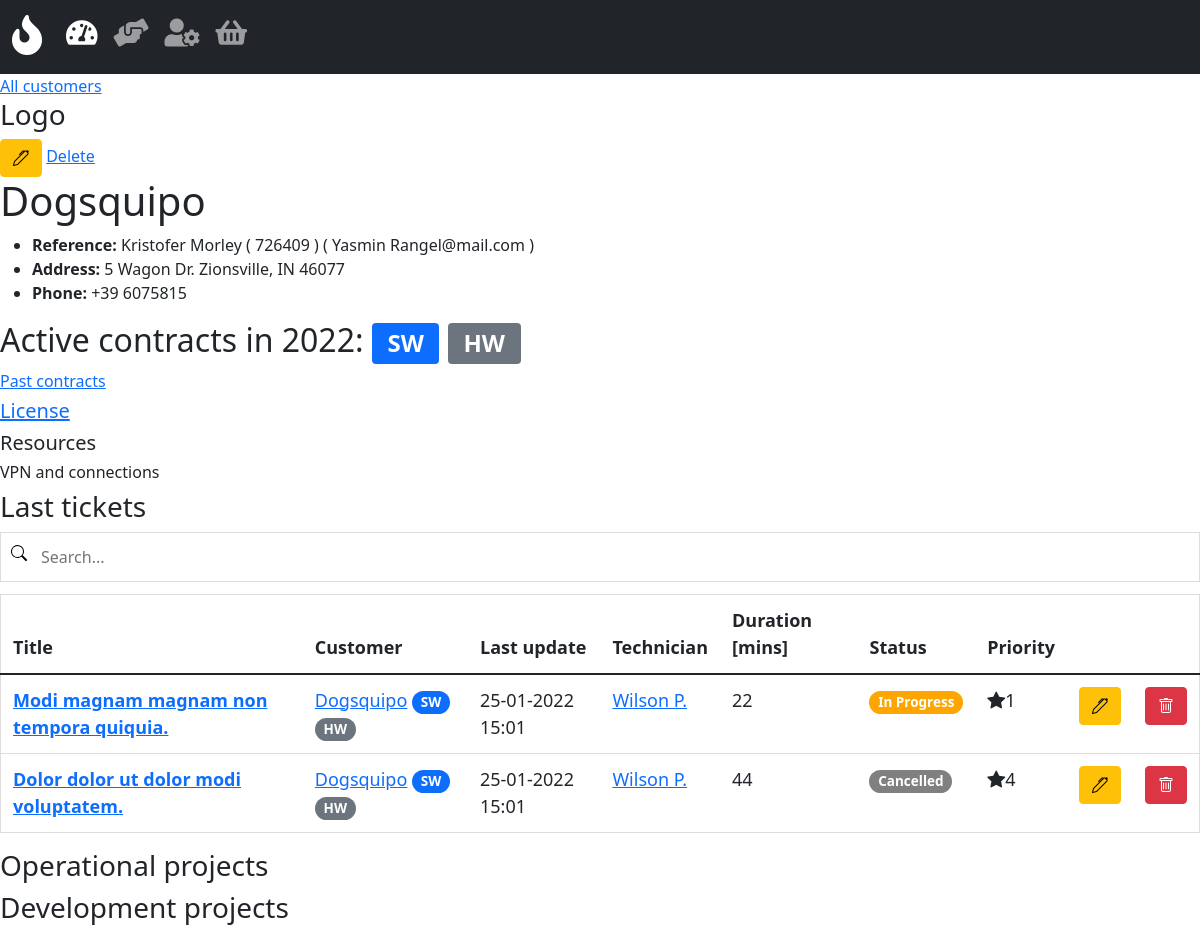
The page /customer/392 on the database its author committed.
### hotline/models.py (models this page shows, shortened)
class customer(models.Model):
    name = models.CharField(max_length=255)
    reference = models.CharField(max_length=255)
    reference_phone = models.CharField(max_length=50, null=True, blank=True)
    reference_email = models.CharField(max_length=50, null=True, blank=True)
    address = models.CharField(max_length=255, null=True, blank=True)
    phone = models.CharField(max_length=255, null=True, blank=True)
    sw_contract = BooleanField(default=False)
    hw_contract = BooleanField(default=False)
    def __str__(self):
        return self.name

class ticket(models.Model):
    PRIORITY_LEVELS = [
        ('1','low'),
        ('2','medium'),
        ('3','high'),
        ('4','urgent')
    ]
    customer_id = models.ForeignKey('customer', on_delete=models.PROTECT)
    technician_id = models.ForeignKey('technician', on_delete=models.PROTECT)
    products = models.ManyToManyField('product', blank=True)
    title = models.CharField(max_length=255, blank=True)
    updated_at = models.DateTimeField(auto_now=True)
    notes = models.TextField(blank=True)
    duration = models.IntegerField()
    status_id = models.ForeignKey('status', default='1', on_delete=models.PROTECT)
    priority = models.CharField(max_length=10, default='low', choices=PRIORITY_LEVELS, null=True, blank=True)
    created_at = models.DateTimeField(auto_now_add=True)
    order_number = models.IntegerField(null=True, blank=True)

class technician(models.Model):
    first_name = models.CharField(max_length=50)
    last_name = models.CharField(max_length=50)
    office_phone = models.CharField(max_length=15, null=True, blank=True)
    mobile_phone = models.CharField(max_length=15, null=True, blank=True)
    email = models.CharField(max_length=100, null=True, blank=True)
    department_id = ForeignKey('department', on_delete=models.PROTECT)
    def __str__(self):
        return self.last_name + ' ' + self.first_name[0] + '.'

class status(models.Model):
    STATUS_COLORS = [     # Values from pill badges in Bootstrap
        ('red','red'),
        ('orange','orange'),
        ('green','green'),
        ('grey','grey')
    ]
    name = models.CharField(max_length=50, default='pending')
    color = models.CharField(max_length=50, default='red', choices=STATUS_COLORS)
    def __str__(self):
        return self.name

### hotline/views.py (the view)
# urls.py: path('customer/<str:pk>', views.customer_detail, name="customer_detail"),
def customer_detail(request, pk):
    my_customer = customer.objects.get(id=pk)
    tickets = all_tickets.filter(customer_id=pk).order_by('-updated_at')
    current_year = datetime.now().year
    context = {
        'my_customer': my_customer,
        'tickets': tickets,
        'current_year': current_year
    }
    return render(request, 'hotline/customer_detail.html', context)

### hotline/templates/hotline/customer_detail.html
{% extends 'hotline/home.html' %}
{% block content %}
<a href="{% url 'customer_list' %}">All customers</a>
<h3>Logo</h3>
<a href="{% url 'update_customer' my_customer.id %}"><span class="btn btn-warning"><i class="bi bi-pen"></i></span></a> <a href="#">Delete</a>
<h1>{{ my_customer.name }}</h1>
<ul>
    <li><b>Reference:</b> {{ my_customer.reference }} ( {{ my_customer.reference_phone }} ) ( {{ my_customer.reference_email }} )</li>
    <li><b>Address:</b> {{ my_customer.address }}</li>
    <li><b>Phone:</b> {{ my_customer.phone }}</li>
</ul>
<h2>Active contracts in {{ current_year }}:
    {% if my_customer.sw_contract == True %}
    <span class="badge bg-primary">SW</span>
    {% endif %}
    {% if my_customer.hw_contract == True %}
    <span class="badge bg-secondary">HW</span>
    {% endif %}
</h2>
<h6><a href="#">Past contracts</a></h6>
<h5><a href="#">License</a></h5>
<h5>Resources</h5>
<h6>VPN and connections</h6>
<h3>Last tickets</h3>
{% include 'hotline/ticket_table.html' with total_amount=total_amount %}
<h3>Operational projects</h3>
<h3>Development projects</h3>
{% endblock %}

### hotline/templates/hotline/ticket_table.html (shortened to what this page needs)
<div class="ticket-table table-responsive">
    <input type="text" id="SearchInput" onkeyup="filterTable()" placeholder="Search..." title="Type in a name">
    <table id="searchableTable" class="table table-hover">
        <thead class="thead dark">
            <tr>
                <th scope="col">Title</th>
                <th scope="col">Customer</th>
                <th scope="col">Last update</th>
                <th scope="col">Technician</th>
                <th scope="col">Duration [mins]</th>
                <th scope="col">Status</th>
                <th scope="col">Priority</th>
                <th scope="col">
                </th>
                <th scope="col">
                </th>
            </tr>
        </thead>
        <tbody>
            {% if tickets %}
                    {% for ticket in tickets|slice:total_amount %}
                        <tr>
                            <td><a href="{% url 'ticket_detail' ticket.id %}"><b>{{ticket.title}}</b></a></td>
                            <td><a href="{% url 'customer_detail' ticket.customer_id.id %}">{{ticket.customer_id}}</a>
                                {% if ticket.customer_id.sw_contract == True %}
                                <span class="badge rounded-pill bg-primary" data-bs-toogle="tooltip" data-bs-placement="top"
                                    title="SOFTWARE maintenance contract for {{current_year}}">SW</span>
                                {% endif %}
                                {% if ticket.customer_id.hw_contract == True %}
                                <span class="badge rounded-pill bg-secondary" data-bs-toogle="tooltip" data-bs-placement="top"
                                    title="HARDWARE maintenance contract for {{current_year}}">HW</span>
                                {% endif %}
                            </td>
                            <td>{{ticket.updated_at|date:"d-m-Y H:m"}}</td>
                            <td><a href="{% url 'technician_detail' ticket.technician_id.id %}">
                                    {{ticket.technician_id}}</a></td>
                            <td>{{ticket.duration}}</td>
                            <td><span class="badge rounded-pill"
                                    style="background-color: {{ ticket.status_id.color }} !important;">{{ticket.status_id}}</span>
                            </td>
                            <td>
                                <span class="bi bi-star-fill">{{ ticket.priority }}</span>
                            </td>
                            <td><a href="#"><span class="btn btn-warning"><i
                                            class="bi bi-pen"></i></span></a></td>
                            <td><span class="btn btn-danger" data-bs-toggle="modal" data-bs-target="#deleteTicketModal"><i
                                        class="bi bi-trash"></i></span></td>
                        </tr>
                    {% endfor %}
            {% else %}
            <tr style="color: grey;">No tickets</tr>
            {% endif %}
        </tbody>
    </table>
</div>

### static/css/style.css (style rules this page uses)
#SearchInput { background-image: url('../images/search.svg'); background-position: 10px 12px; background-repeat: no-repeat; width: 100%; font-size: 16px; padding: 12px 20px 12px 40px; border: 1px solid #ddd; margin-bottom: 12px; }
#searchableTable { border-collapse: collapse; width: 100%; border: 1px solid #ddd; font-size: 18px; }
#searchableTable th, #searchableTable td { text-align: left; padding: 12px; }
#searchableTable tr { border-bottom: 1px solid #ddd; }

### rows shown on the page
customer: name "Dogsquipo", reference "Kristofer Morley", reference_phone "726409", reference_email "Yasmin Rangel@mail.com", address "5 Wagon Dr. Zionsville, IN 46077", phone "+39 6075815"
ticket: title "Modi magnam magnam non tempora quiquia.", customer_id "Dogsquipo", updated_at "25-01-2022 15:01", technician_id "Wilson P.", duration "22", status_id "In Progress", priority "1"
ticket: title "Dolor dolor ut dolor modi voluptatem.", customer_id "Dogsquipo", updated_at "25-01-2022 15:01", technician_id "Wilson P.", duration "44", status_id "Cancelled", priority "4"
